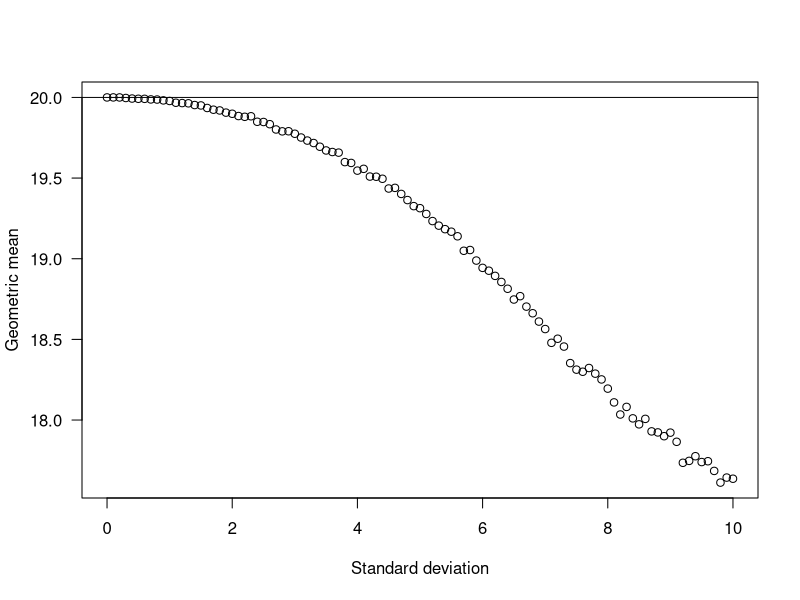
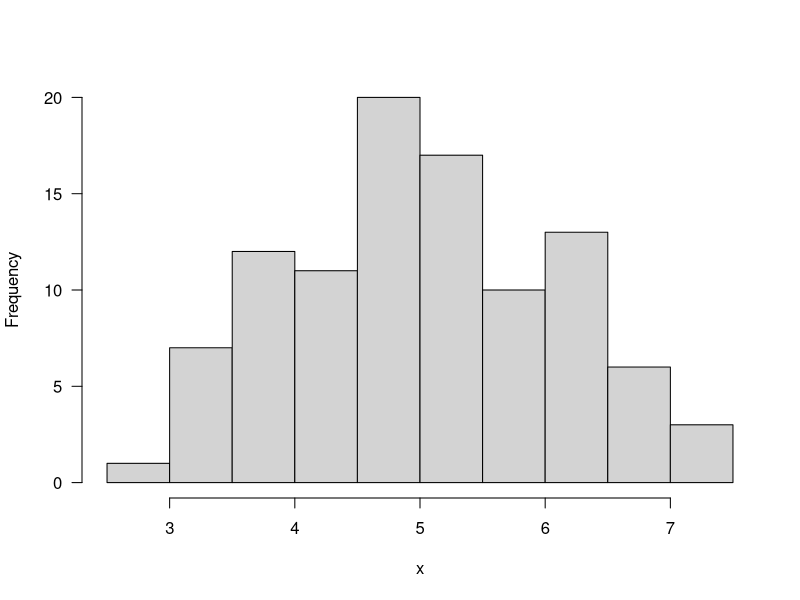
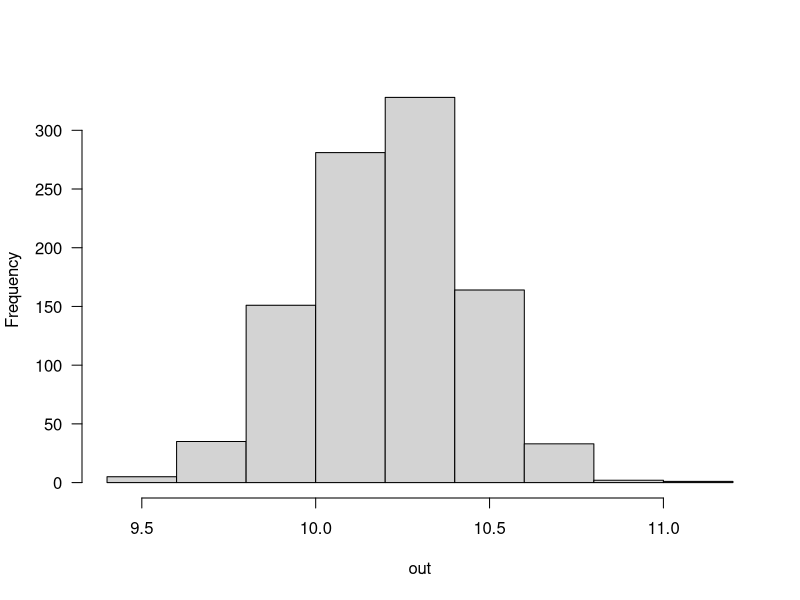
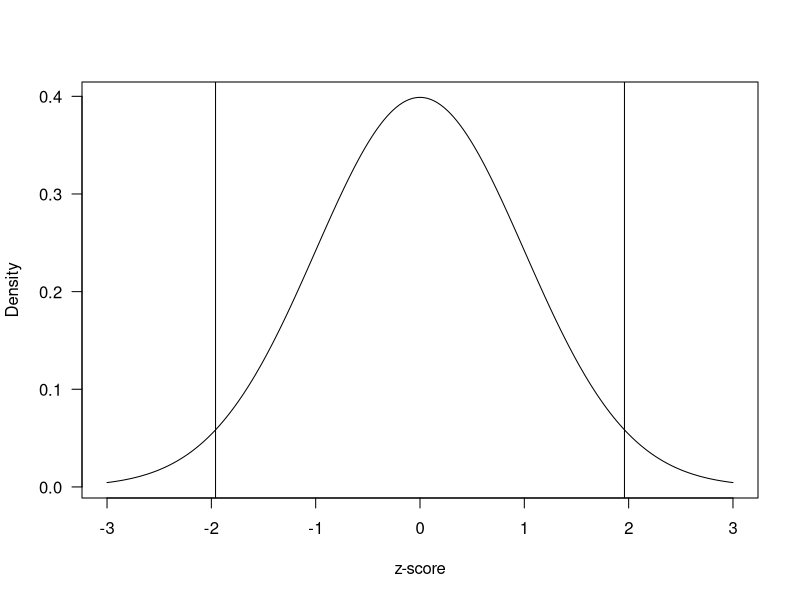
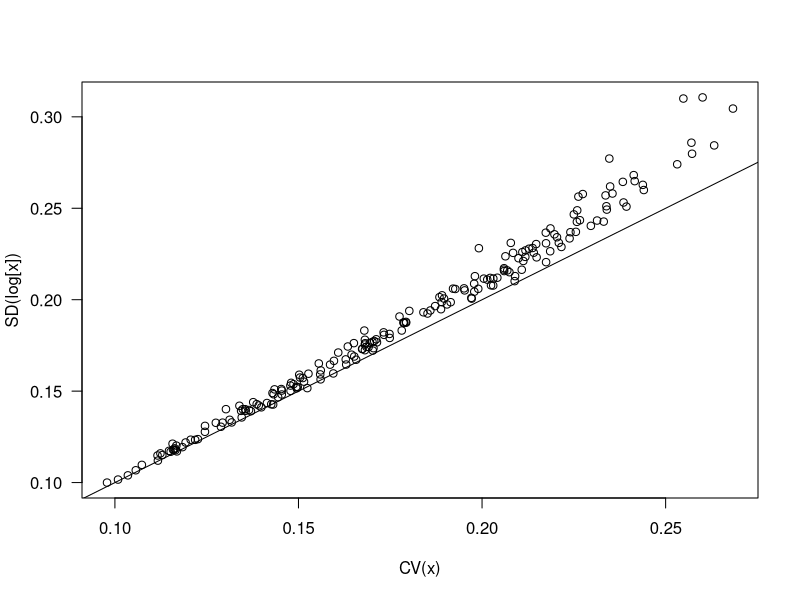

Generate these figures, in order, with R:
## ---- chunk 1
knitr::opts_chunk$set(echo = TRUE)
## ---- chunk 2
out = NULL
sdvals = seq(0, 10, 0.1)

for(i in 1:length(sdvals)){
d = rnorm(100000, 20, sd=sdvals[i])
d = d[which(d>0)]
out[i] = exp(mean(log(d)))
}

plot(sdvals, out, las=1,
     xlab="Standard deviation", ylab="Geometric mean")
abline(h=20)
## ---- chunk 3
log(1.1/1)
-log(1/1.1)
## ---- chunk 4
x = rnorm(n=100, mean=5, sd=1)
mean(x)
sd(x)
hist(x, las=1, main="")
## ---- chunk 5
set.seed(1)
x = rnorm(50, 10, 2)
se_x = sqrt(var(x)/length(x))
## ---- chunk 6
out = NULL
for(i in 1:1000){
  sample = sample(x, replace=TRUE)
  out[i] = mean(sample)
}
## ---- chunk 7
hist(out, las=1, main="")
sd(out)
## ---- chunk 8
se_x
## ---- chunk 9
quantile(out, c(0.025, 0.975))
## ---- chunk 10
qnorm(c(0.025, 0.975))
## ---- chunk 11
xx = seq(-3, 3, length.out=200)
yy = dnorm(xx)
plot(xx, yy, type="l", las=1, xlab="z-score", ylab="Density")
abline(v=qnorm(0.025))
abline(v=qnorm(0.975))
## ---- chunk 12
mean(x) - 1.96*se_x
mean(x) + 1.96*se_x
## ---- chunk 13
set.seed(1)
out = matrix(NA, nrow=200, ncol=2)
sdvals = runif(200, 2, 5)

for(i in 1:200){
x = rnorm(200, 20, sdvals[i])
cv = sd(x)/mean(x)
sd_log = sd(log(x))
out[i,1] = cv
out[i,2] = sd_log
}

plot(out[,1], out[,2], 
     xlab="CV(x)", 
     ylab="SD(log[x])", las=1)
lines(0:1, 0:1)
